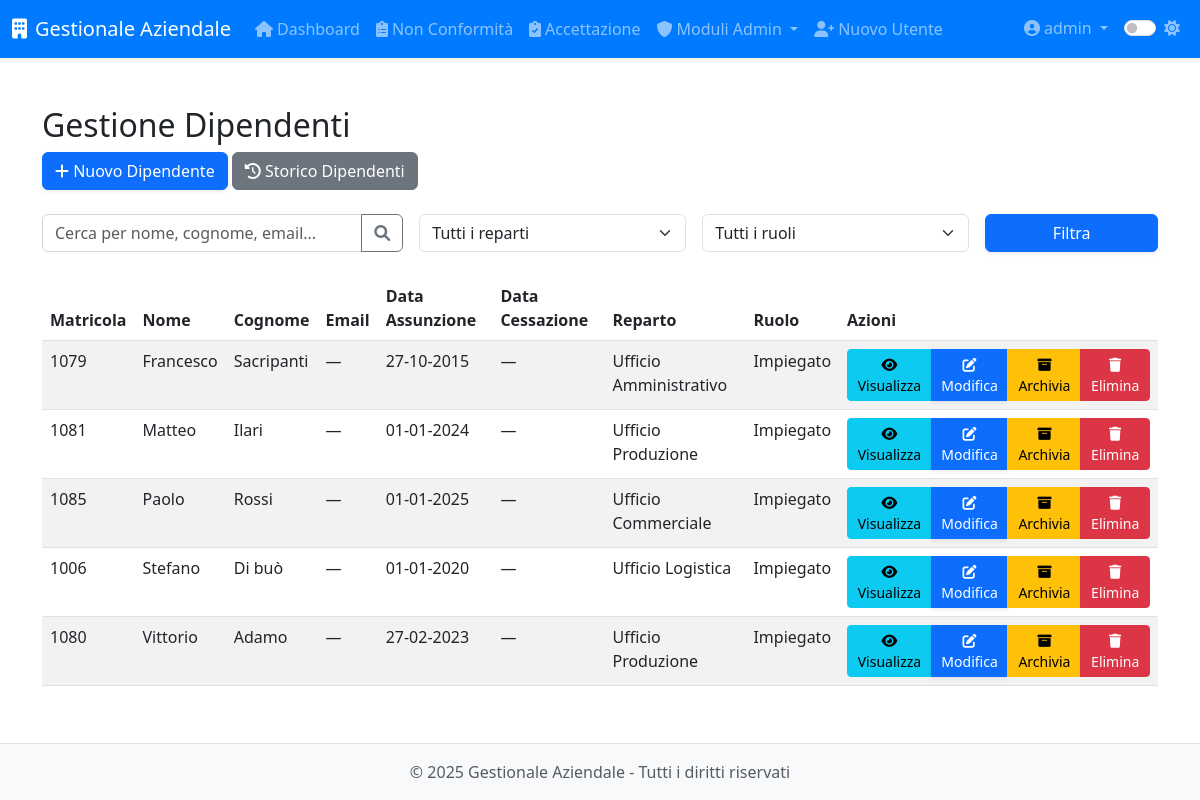
The page /modulo8/modulo8/dipendenti (signed in) on the database as committed earlier.
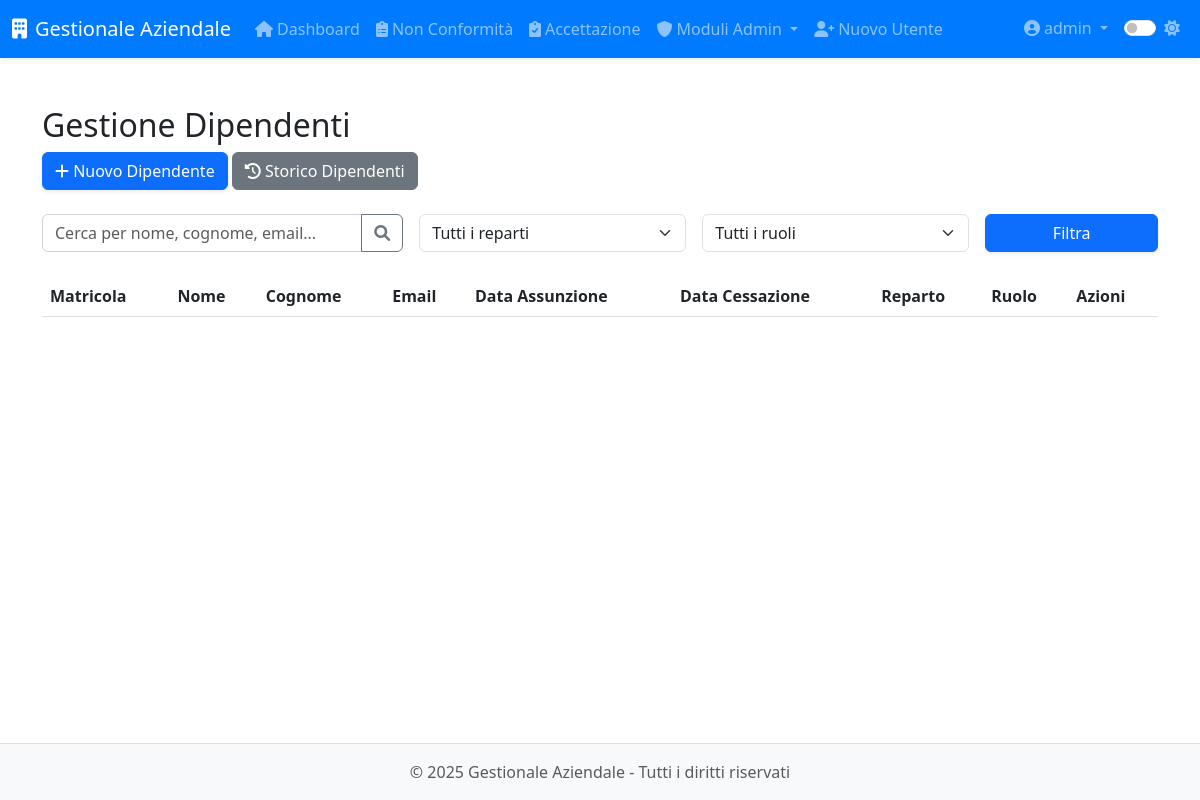
The same page on the database as committed later.
### app/models.py (models this page shows, shortened)
class User(UserMixin, db.Model):
    __tablename__ = 'users'
    id = db.Column(db.Integer, primary_key=True)
    username = db.Column(db.String(64), unique=True, nullable=False, index=True)
    email = db.Column(db.String(120))
    password_hash = db.Column(db.String(128), nullable=False)
    role = db.Column(db.String(20), default='operatore')  # 'operatore' o 'admin'
    created_at = db.Column(db.DateTime, default=datetime.utcnow)
    last_login = db.Column(db.DateTime)
    is_active = db.Column(db.Boolean, default=True)
    modulo1_entries = db.relationship('Modulo1Entry',
                               backref='author',
                               lazy='dynamic',
                               foreign_keys='Modulo1Entry.user_id')
    modulo5_entries = db.relationship('Modulo5Entry',
                               backref='author',
                               lazy='dynamic',
                               foreign_keys='Modulo5Entry.user_id')
    def is_admin(self):
        return self.role == 'admin'

class Dipendente(db.Model):
    __tablename__ = 'dipendente'
    id = db.Column(db.Integer, primary_key=True)
    nome = db.Column(db.String(100), nullable=False)
    cognome = db.Column(db.String(100), nullable=False)
    data_nascita = db.Column(db.Date, nullable=False)
    luogo_nascita = db.Column(db.String(100), nullable=False)
    provincia_nascita = db.Column(db.String(2), nullable=False)
    codice_fiscale = db.Column(db.String(16))
    email = db.Column(db.String(120))
    telefono = db.Column(db.String(20))
    matricola = db.Column(db.String(20), unique=True)
    reparto = db.Column(db.String(100))
    ruolo = db.Column(db.String(100))
    data_assunzione_somministrazione = db.Column(db.Date)
    agenzia_somministrazione = db.Column(db.String(100))
    data_assunzione_indeterminato = db.Column(db.Date)
    legge_104 = db.Column(db.Boolean, default=False)
    donatore_avis = db.Column(db.Boolean, default=False)
    indirizzo_residenza = db.Column(db.String(200))
    citta_residenza = db.Column(db.String(100))
    provincia_residenza = db.Column(db.String(2))
    cap_residenza = db.Column(db.String(5))
    data_cessazione = db.Column(db.Date)
    note = db.Column(db.Text)
    archiviato = db.Column(db.Boolean, default=False)
    created_by_id = db.Column(db.Integer, db.ForeignKey('users.id'))
    created_by = db.relationship('User', backref='dipendenti_creati')
    competenze = db.relationship('Competenza',
                               secondary='dipendente_competenza',
                               backref=db.backref('dipendenti', lazy='dynamic'))
    competenze_associate = db.relationship('DipendenteCompetenza',
                                         back_populates='dipendente',
                                         overlaps="competenze,dipendenti")
    vestiario = db.relationship('Inventory',
                              secondary='prelievi_vestiario',
                              backref='dipendenti')
    performance = db.relationship('Performance', back_populates='dipendente', cascade='all, delete-orphan')
    partecipazioni_corsi = db.relationship('PartecipazioneCorso', backref='dipendente', lazy=True)
    corsi_sicurezza = db.relationship('CorsoSicurezza', secondary='dipendente_corso_sicurezza',
                                    backref=db.backref('dipendenti', lazy=True))
    @property
    def data_cessazione_date(self):
        return self.data_cessazione.date() if self.data_cessazione else None

### app/routes/modulo8.py (the view, shortened to what this page needs)
@modulo8.route('/modulo8/dipendenti')
@login_required
@admin_required
def dipendenti():
    search = request.args.get('search', '')
    reparto = request.args.get('reparto', '')
    ruolo = request.args.get('ruolo', '')
    query = Dipendente.query.filter_by(archiviato=False)
    if reparto:
        query = query.filter(Dipendente.reparto == reparto)
    if ruolo:
        query = query.filter(Dipendente.ruolo == ruolo)
    dipendenti = query.order_by(Dipendente.nome).all()
    reparti = db.session.query(Dipendente.reparto).distinct().filter(Dipendente.reparto.isnot(None)).all()
    reparti = [r[0] for r in reparti]
    ruoli = db.session.query(Dipendente.ruolo).distinct().filter(Dipendente.ruolo.isnot(None)).all()
    ruoli = [r[0] for r in ruoli]
    now = datetime.utcnow()
    return render_template(
        'modulo8/dipendenti.html',
        dipendenti=dipendenti,
        now=now,
        reparti=reparti,
        ruoli=ruoli
    )

### app/models.py (called while the page is built)
@login_manager.user_loader
def load_user(id):
    return User.query.get(int(id))

### app/utils.py (called while the page is built)
def admin_required(f):
    @wraps(f)
    def decorated_function(*args, **kwargs):
        if not current_user.is_authenticated or not current_user.is_admin():
            abort(403)  # Accesso negato
        return f(*args, **kwargs)
    return decorated_function

### app/templates/modulo8/dipendenti.html (shortened to what this page needs)
{% extends 'base.html' %}
{% block content %}
<div class="module-view">
  <h2>Gestione Dipendenti</h2>
  <div class="mb-4">
    <a href="{{ url_for('modulo8.nuovo_dipendente') }}" class="btn btn-primary">
      <i class="fas fa-plus"></i> Nuovo Dipendente
    </a>
    <a href="{{ url_for('modulo8.storico_dipendenti') }}" class="btn btn-secondary">
      <i class="fas fa-history"></i> Storico Dipendenti
    </a>
  </div>
  <div class="search-container mb-4">
    <form action="{{ url_for('modulo8.dipendenti') }}" method="GET" class="row g-3">
      <div class="col-md-4">
        <div class="input-group">
          <input type="text" class="form-control" name="search" placeholder="Cerca per nome, cognome, email..." value="{{ request.args.get('search', '') }}">
          <button class="btn btn-outline-secondary" type="submit">
            <i class="fas fa-search"></i>
          </button>
        </div>
      </div>
      <div class="col-md-3">
        <select class="form-select" name="reparto">
          <option value="">Tutti i reparti</option>
        </select>
      </div>
      <div class="col-md-3">
        <select class="form-select" name="ruolo">
          <option value="">Tutti i ruoli</option>
        </select>
      </div>
      <div class="col-md-2">
        <button type="submit" class="btn btn-primary w-100">Filtra</button>
      </div>
    </form>
  </div>
  <table class="table table-striped">
    <thead>
      <tr>
        <th>Matricola</th>
        <th>Nome</th>
        <th>Cognome</th>
        <th>Email</th>
        <th>Data Assunzione</th>
        <th>Data Cessazione</th>
        <th>Reparto</th>
        <th>Ruolo</th>
        <th>Azioni</th>
      </tr>
    </thead>
    <tbody>
      {% for dip in dipendenti %}
      <tr>
        <td>{{ dip.matricola or '—' }}</td>
        <td>{{ dip.nome }}</td>
        <td>{{ dip.cognome }}</td>
        <td>{{ dip.email or '—' }}</td>
        <td>
          {% if dip.data_assunzione_indeterminato %}
            {{ dip.data_assunzione_indeterminato.strftime('%d-%m-%Y') }}
          {% elif dip.data_assunzione_somministrazione %}
            {{ dip.data_assunzione_somministrazione.strftime('%d-%m-%Y') }}
          {% else %}
            —
          {% endif %}
        </td>
        <td>{{ dip.data_cessazione_date.strftime('%d-%m-%Y') if dip.data_cessazione_date else '—' }}</td>
        <td>{{ dip.reparto or '—' }}</td>
        <td>{{ dip.ruolo or '—' }}</td>
        <td>
          <div class="btn-group">
            <a href="{{ url_for('modulo8.profilo_dipendente', id=dip.id) }}" class="btn btn-sm btn-info">
              <i class="fas fa-eye"></i> Visualizza
            </a>
            <a href="{{ url_for('modulo8.modifica_dipendente_step', id=dip.id) }}" class="btn btn-sm btn-primary">
              <i class="fas fa-edit"></i> Modifica
            </a>
            <button type="button" class="btn btn-sm btn-warning" data-bs-toggle="modal" data-bs-target="#archiveModal{{ dip.id }}">
              <i class="fas fa-archive"></i> Archivia
            </button>
            <button type="button" class="btn btn-sm btn-danger" data-bs-toggle="modal" data-bs-target="#deleteModal{{ dip.id }}">
              <i class="fas fa-trash"></i> Elimina
            </button>
          </div>
        </td>
      </tr>
      {% endfor %}
    </tbody>
  </table>
</div>
{% endblock %}

### app/templates/base.html (shortened to what this page needs)
<!DOCTYPE html>
<html lang="it">
<head>
    <link href="https://cdn.jsdelivr.net/npm/bootstrap@5.3.0-alpha1/dist/css/bootstrap.min.css" rel="stylesheet">
    <link rel="stylesheet" href="https://cdnjs.cloudflare.com/ajax/libs/font-awesome/6.0.0/css/all.min.css">
    <link id="theme-style" rel="stylesheet" href="{{ url_for('static', filename='css/theme-' + theme + '.css') }}">
    <link rel="stylesheet" href="{{ url_for('static', filename='css/style.css') }}">
    <link rel="stylesheet" href="{{ url_for('static', filename='css/modulo8.css') }}">
</head>
<body>
    <header class="navbar navbar-expand-lg navbar-dark bg-primary sticky-top shadow-sm">
        <div class="container-fluid">
            <a class="navbar-brand" href="{{ url_for('dashboard.index') }}">
                <i class="fas fa-building me-2"></i>{{ app_name }}
            </a>
            <div class="collapse navbar-collapse" id="navbarMain">
                {% if current_user.is_authenticated %}
                <ul class="navbar-nav me-auto">
                    <li class="nav-item">
                        <a class="nav-link" href="{{ url_for('dashboard.index') }}">
                            <i class="fas fa-home me-1"></i>Dashboard
                        </a>
                    </li>
                    <li class="nav-item">
                        <a class="nav-link" href="{{ url_for('modulo1.index') }}">
                            <i class="fas fa-clipboard-list me-1"></i>Non Conformità
                        </a>
                    </li>
                    <li class="nav-item">
                        <a class="nav-link" href="{{ url_for('modulo5.index') }}">
                            <i class="fas fa-clipboard-check me-1"></i>Accettazione
                        </a>
                    </li>
                    {% if current_user.is_admin() %}
                    <li class="nav-item dropdown">
                        <a class="nav-link dropdown-toggle" href="#" id="adminModulesDropdown" data-bs-toggle="dropdown">
                            <i class="fas fa-shield-alt me-1"></i>Moduli Admin
                        </a>
                    </li>
                    <li class="nav-item">
                        <a class="nav-link" href="{{ url_for('auth.register') }}">
                            <i class="fas fa-user-plus me-1"></i>Nuovo Utente
                        </a>
                    </li>
                    {% endif %}
                </ul>
                <ul class="navbar-nav ms-auto">
                    <li class="nav-item dropdown">
                        <a class="nav-link dropdown-toggle" href="#" id="userDropdown" data-bs-toggle="dropdown">
                            <i class="fas fa-user-circle me-1"></i>{{ current_user.username }}
                        </a>
                    </li>
                    <li class="nav-item">
                        <div class="nav-link">
                            <div class="form-check form-switch">
                                <input class="form-check-input" type="checkbox" id="darkModeToggle" {% if theme == 'dark' %}checked{% endif %}>
                                <label class="form-check-label" for="darkModeToggle">
                                    <i id="theme-icon" class="fas {% if theme == 'dark' %}fa-moon{% else %}fa-sun{% endif %}"></i>
                                </label>
                            </div>
                        </div>
                    </li>
                </ul>
                {% endif %}
            </div>
        </div>
    </header>
    <main class="container py-4">
        {% block content %}{% endblock %}
    </main>
    <footer class="footer mt-auto py-3 bg-light">
        <div class="container text-center">
            <span class="text-muted">&copy; {{ current_year }} {{ app_name }} - Tutti i diritti riservati</span>
        </div>
    </footer>
</body>
</html>

### app/static/css/theme-light.css (style rules this page uses)
:root { --primary-color: #007bff; --secondary-color: #6c757d; --bg-color: #ffffff; --text-color: #212529; --border-color: #dee2e6; --hover-bg: #f8f9fa; --card-bg: #ffffff; --card-border: #e9ecef; --input-bg: #ffffff; --input-border: #ced4da; --footer-bg: #f8f9fa; --footer-text: #6c757d; }
body { background-color: var(--bg-color); color: var(--text-color); transition: all 0.3s ease; }
.navbar-dark { background-color: var(--primary-color) !important; }
.form-control { background-color: var(--input-bg); border-color: var(--input-border); color: var(--text-color); }
.footer { background-color: var(--footer-bg) !important; color: var(--footer-text); border-top: 1px solid var(--border-color); }
.table { color: var(--text-color); }

### app/static/css/style.css (style rules this page uses)
body { display: flex; flex-direction: column; min-height: 100vh; }
main { flex: 1; }
.btn-primary { box-shadow: 0 .125rem .25rem rgba(0,0,0,.075); }

Rows that differ between the two databases and show on the page:
removed Dipendente: matricola "1079", nome "Francesco", cognome "Sacripanti", email "—", data_assunzione_indeterminato "27-10-2015", data_cessazione_date "—", reparto "Ufficio Amministrativo", ruolo "Impiegato"
removed Dipendente: matricola "1081", nome "Matteo", cognome "Ilari", email "—", data_assunzione_indeterminato "01-01-2024", data_cessazione_date "—", reparto "Ufficio Produzione", ruolo "Impiegato"
removed Dipendente: matricola "1085", nome "Paolo", cognome "Rossi", email "—", data_assunzione_somministrazione "01-01-2025", data_cessazione_date "—", reparto "Ufficio Commerciale", ruolo "Impiegato"
removed Dipendente: matricola "1006", nome "Stefano", cognome "Di buò", email "—", data_assunzione_indeterminato "01-01-2020", data_cessazione_date "—", reparto "Ufficio Logistica", ruolo "Impiegato"
removed Dipendente: matricola "1080", nome "Vittorio", cognome "Adamo", email "—", data_assunzione_indeterminato "27-02-2023", data_cessazione_date "—", reparto "Ufficio Produzione", ruolo "Impiegato"
